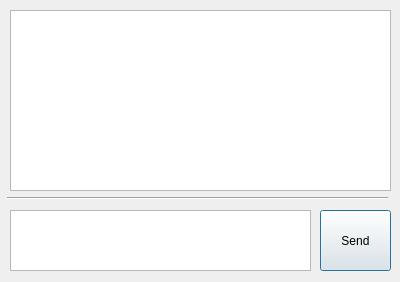
<?xml version="1.0" encoding="UTF-8"?>
<ui version="4.0">
 <class>ChatDialog</class>
 <widget class="QDialog" name="ChatDialog">
  <property name="geometry">
   <rect>
    <x>0</x>
    <y>0</y>
    <width>400</width>
    <height>282</height>
   </rect>
  </property>
  <property name="sizePolicy">
   <sizepolicy hsizetype="Fixed" vsizetype="Fixed">
    <horstretch>0</horstretch>
    <verstretch>0</verstretch>
   </sizepolicy>
  </property>
  <property name="minimumSize">
   <size>
    <width>400</width>
    <height>282</height>
   </size>
  </property>
  <property name="maximumSize">
   <size>
    <width>400</width>
    <height>282</height>
   </size>
  </property>
  <property name="windowTitle">
   <string>Chat</string>
  </property>
  <widget class="QPlainTextEdit" name="MyMsgTE">
   <property name="geometry">
    <rect>
     <x>10</x>
     <y>210</y>
     <width>301</width>
     <height>61</height>
    </rect>
   </property>
  </widget>
  <widget class="Line" name="line">
   <property name="geometry">
    <rect>
     <x>7</x>
     <y>190</y>
     <width>381</width>
     <height>16</height>
    </rect>
   </property>
   <property name="orientation">
    <enum>Qt::Horizontal</enum>
   </property>
  </widget>
  <widget class="QPushButton" name="btnSendMsg">
   <property name="geometry">
    <rect>
     <x>320</x>
     <y>210</y>
     <width>71</width>
     <height>61</height>
    </rect>
   </property>
   <property name="text">
    <string>Send</string>
   </property>
   <property name="default">
    <bool>true</bool>
   </property>
  </widget>
  <widget class="QTextEdit" name="ChatMsgsTE">
   <property name="geometry">
    <rect>
     <x>10</x>
     <y>10</y>
     <width>381</width>
     <height>181</height>
    </rect>
   </property>
   <property name="sizePolicy">
    <sizepolicy hsizetype="Preferred" vsizetype="Preferred">
     <horstretch>0</horstretch>
     <verstretch>0</verstretch>
    </sizepolicy>
   </property>
   <property name="readOnly">
    <bool>true</bool>
   </property>
  </widget>
 </widget>
 <resources/>
 <connections/>
</ui>
